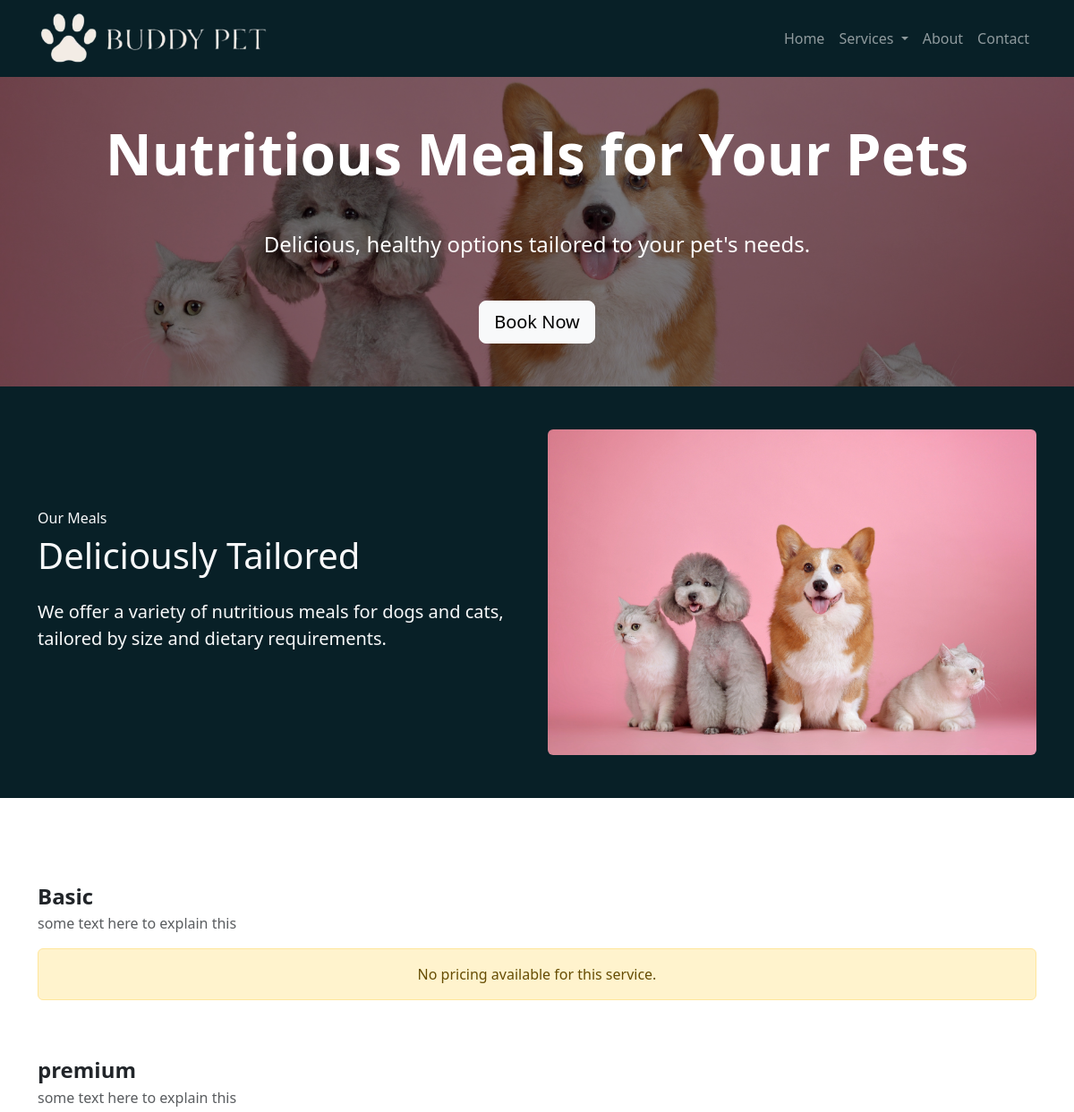
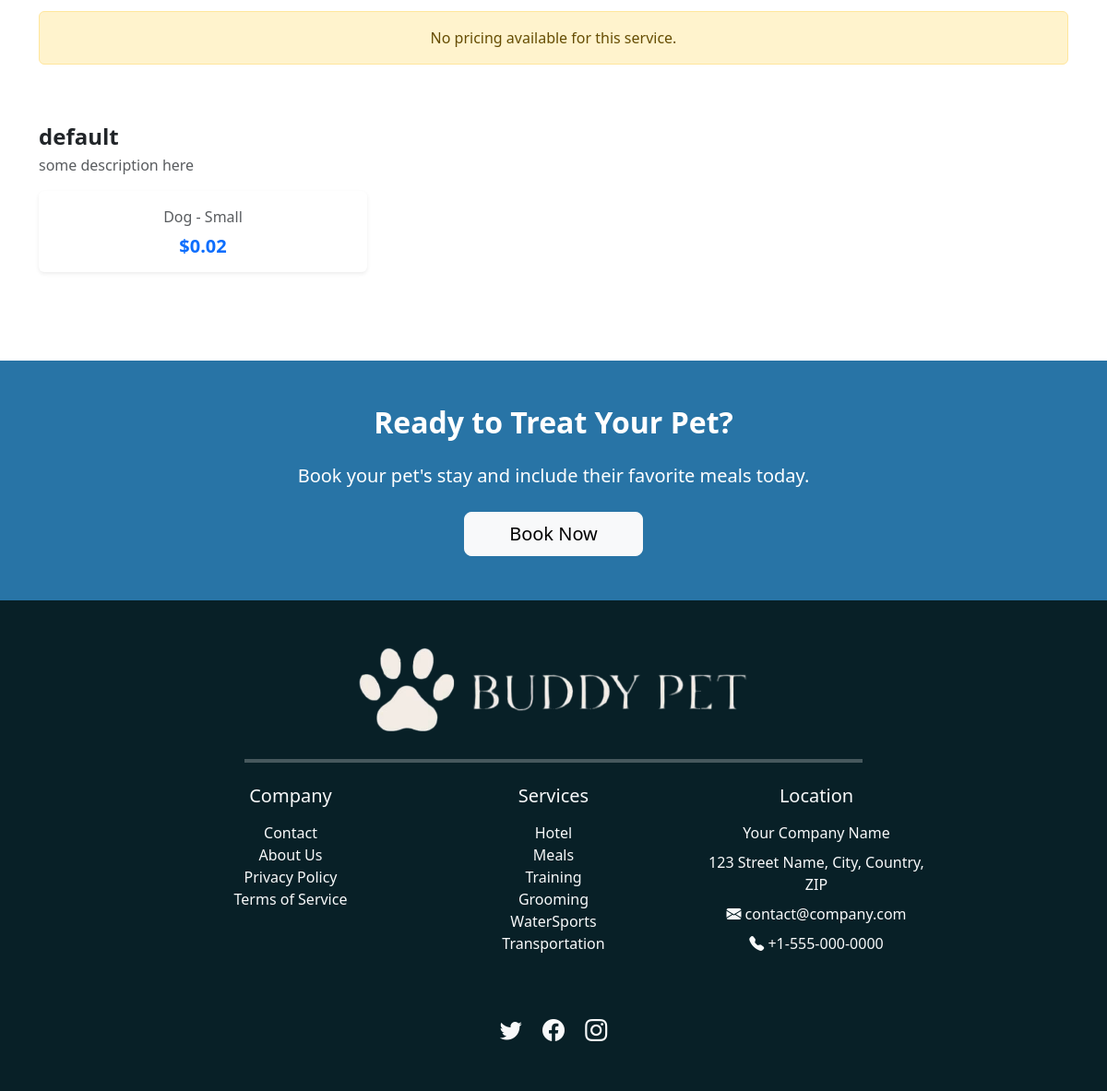
Screenshot of /meals/ with the database file from the repository (2 pictures, top to bottom).
### branding/models.py (models this page shows, shortened)
class Branding(models.Model):
    company_name = models.CharField(max_length=255, default="Your Company Name",
                                    help_text="Enter the full name of the company.")
    company_email = models.EmailField(default="contact@company.com",
                                      help_text="Enter the official company email address.")
    company_phone = models.CharField(max_length=20, default="+1-555-000-0000",
                                     help_text="Enter the company’s contact number (e.g., +1-555-000-0000).")
    company_address = models.TextField(default="123 Street Name, City, Country, ZIP",
                                       help_text="Enter the full address of the company, including city and ZIP code.")
    logo = models.ImageField(upload_to="branding/", default="default/default_logo.png",
                             help_text="Upload the website logo.")
    favicon = models.ImageField(upload_to="branding/", default="default/default_icon.ico",
                                help_text="Upload the favicon (ICO or PNG).")
    video = models.FileField(upload_to="branding/videos/", default="default/default_video.mp4", blank=True, null=True,
                             help_text="Upload a promotional or branding video file.")
    meta_keywords = models.CharField(max_length=255, blank=True,
                                     default="generic, branding, business, website, company",
                                     help_text="Enter meta keywords for SEO (comma-separated).")
    meta_description = models.TextField(blank=True, default="Enter a meta description for SEO.",
                                        help_text="Enter a meta description for SEO.")
    twitter_link = models.URLField(blank=True, default="https://twitter.com/yourcompany",
                                   help_text="Link to your Twitter profile.")
    facebook_link = models.URLField(blank=True, default="https://facebook.com/yourcompany",
                                    help_text="Link to your Facebook page.")
    instagram_link = models.URLField(blank=True, default="https://instagram.com/yourcompany",
                                     help_text="Link to your Instagram profile.")
    class Meta:
        verbose_name = "Branding"
        verbose_name_plural = "Branding"

### meals/models.py (models this page shows, shortened)
class MealsPage(models.Model):
    DEFAULT_IMAGE = 'default/placeholder.jpg'
    hero_title = models.CharField(max_length=100, default="Nutritious Meals for Your Pets")
    hero_subheading = models.CharField(max_length=255, default="Delicious, healthy options tailored to your pet's needs.")
    hero_image = models.ImageField(upload_to='meals/', blank=True, null=True, default=DEFAULT_IMAGE)
    our_meals_title = models.CharField(max_length=100, default="Deliciously Tailored")
    our_meals_subheading = models.TextField(default="We offer a variety of nutritious meals for dogs and cats, tailored by size and dietary requirements.")
    our_meals_image = models.ImageField(upload_to='meals/', blank=True, null=True, default=DEFAULT_IMAGE)
    meals_info_title = models.CharField(max_length=100, default="Meal Options & Pricing")
    meals_info_description = models.TextField(default="From premium kibble to gourmet cooked meals, we cater to all sizes and breeds. Pricing varies based on animal size.")
    cta_title = models.CharField(max_length=100, default="Ready to Treat Your Pet?")
    cta_subheading = models.TextField(default="Book your pet's stay and include their favorite meals today.")
    class Meta:
        verbose_name = "Meals Page Content"
        verbose_name_plural = "Meals Page Content"

class Service(models.Model):
    title = models.CharField(max_length=255)
    description = models.TextField()
    class Meta:
        verbose_name = "Services"
        verbose_name_plural = "Services"

class AnimalSize(models.Model):
    SIZE_CHOICES = (
        ('small', 'Small'),
        ('medium', 'Medium'),
        ('large', 'Large'),
    )
    ANIMAL_CHOICES = (
        ('dog', 'Dog'),
        ('cat', 'Cat'),
    )
    animal = models.CharField(max_length=50, choices=ANIMAL_CHOICES)
    size = models.CharField(max_length=50, choices=SIZE_CHOICES)
    service = models.ForeignKey(Service, on_delete=models.CASCADE)
    price = models.DecimalField(max_digits=5, decimal_places=2)
    class Meta:
        verbose_name = "Prices"
        verbose_name_plural = "Prices"

### meals/views.py (the view)
# urls.py: path('meals/', MealView.as_view(), name='meals'),
class MealView(TemplateView):
    template_name = 'meals.html'
    def get_context_data(self, **kwargs):
        context = super().get_context_data(**kwargs)
        context = {
            "branding": Branding.objects.first(),
            "service": Service.objects.all(),
            "meals": MealsPage.objects.first(),
        }
        return context

### meals/templates/meals.html (shortened to what this page needs)
{% extends "base.html" %}
    {% block extra_head %}
    {% load static %}
    <link rel="stylesheet" type="text/css" href="{% static 'home.css' %}">
    <link rel="stylesheet" type="text/css" href="{% static 'base.css' %}">
    {% endblock %}
{% block content %}
<body class="bg-light">
    <section class="hero-section pb-5 bg-primary text-white text-center d-flex justify-content-center align-items-center"
             style="background-image: url('{{ meals.hero_image.url }}'); background-size: cover; background-position: center; position: relative;">
        <div class="overlay d-flex justify-content-center align-items-center"
             style="position: absolute; top: 0; left: 0; width: 100%; height: 100%; background-color: rgba(0, 0, 0, 0.5); z-index: 1;"></div>
        <div class="container text-center" style="position: relative; z-index: 2;">
            <h1 class="display-3 fw-bold my-5">{{ meals.hero_title }}</h1>
            <h4 class="mb-5">{{ meals.hero_subheading }}</h4>
            <a href="{% url 'select_dates' %}" class="btn btn-light btn-lg">Book Now</a>
        </div>
    </section>
    <section class="our-meals-section py-5 text-light" style="background-color: #082027;">
        <div class="container">
            <div class="row align-items-center">
                <div class="col-md-6">
                    <h6>Our Meals</h6>
                    <h2 class="display-6 font-weight-bold mb-4">{{meals.our_meals_title}}</h2>
                    <p class="lead mb-4">{{meals.our_meals_subheading}}</p>
                </div>
                <div class="col-md-6">
                    <img src="{{ meals.our_meals_image.url }}" alt="Our Meals" class="img-fluid rounded w-100">
                </div>
            </div>
        </div>
    </section>
    <section class="py-5 text-dark bg-white">
        <div class="container">
            {% for service in service %}
                <div class="mb-5">
                    <div class="d-flex align-items-center mb-3">
                        <div class="flex-grow-1">
                            <h4 class="fw-semibold mb-1">{{ service.title }}</h4>
                            <p class="mb-0 text-muted">{{ service.description }}</p>
                        </div>
                    </div>
                    <div class="row g-4">
                        {% for size in service.animalsize_set.all %}
                            <div class="col-md-4">
                                <div class="card h-100 shadow-sm border-0">
                                    <div class="card-body d-flex flex-column justify-content-center text-center">
                                        <p class="text-muted mb-2">{{ size.get_animal_display }} - {{ size.get_size_display }}</p>
                                        <h5 class="fw-bold text-primary mb-0">${{ size.price|floatformat:2 }}</h5>
                                    </div>
                                </div>
                            </div>
                        {% empty %}
                            <div class="col-12">
                                <div class="alert alert-warning text-center" role="alert">
                                    No pricing available for this service.
                                </div>
                            </div>
                        {% endfor %}
                    </div>
                </div>
            {% empty %}
                <div class="text-center">
                    <p class="text-muted">No meal services found.</p>
                </div>
            {% endfor %}
        </div>
    </section>
    <section class="py-5 text-center text-white" style="background-color: #2874a6;">
        <div class="container">
            <h2 class="fw-bold mb-4">{{meals.cta_title}}</h2>
            <p class="lead mb-4">{{meals.cta_subheading}}</p>
            <a href="{% url 'select_dates' %}" class="btn btn-light btn-lg px-5">Book Now</a>
        </div>
    </section>
</body>
{% endblock %}

### home/templates/base.html (shortened to what this page needs)
<!DOCTYPE html>
<html lang="en">
<head>
    {% load static %}
    <link rel="stylesheet" type="text/css" href="{% static 'base.css' %}">
    <link href="https://cdn.jsdelivr.net/npm/bootstrap@5.3.2/dist/css/bootstrap.min.css" rel="stylesheet">
    <link rel="stylesheet" href="https://cdn.jsdelivr.net/npm/bootstrap-icons/font/bootstrap-icons.css">
    {% block extra_head %}{% endblock %}
</head>
<body class="bg-light">
    <nav class="navbar navbar-expand-lg navbar-dark" style="background-color: #082027; z-index: 1000;">
        <div class="container">
            <a class="navbar-brand" href="/">
                <img src="{{ branding.logo.url }}" alt="{{ branding.company_name }}" class="img-fluid" style="max-height: 60px;">
            </a>
            <div class="collapse navbar-collapse" id="navbarNav">
                <ul class="navbar-nav ms-auto">
                    <li class="nav-item"><a class="nav-link" href="/">Home</a></li>
                    <li class="nav-item dropdown">
                        <a class="nav-link dropdown-toggle" id="navbarDropdown" role="button" data-bs-toggle="dropdown" aria-expanded="false" href="{% url 'services' %}">
                            Services
                        </a>
                    </li>
                    <li class="nav-item"><a class="nav-link" href="{% url 'about_us' %}">About</a></li>
                    <li class="nav-item"><a class="nav-link" href="{% url 'contact' %}">Contact</a></li>
                </ul>
            </div>
        </div>
    </nav>
    {% block content %} {% endblock %}
    <footer class="text-light py-5 pt-5" style="background-color: #082027;">
        <div class="container">
            <div class="row justify-content-center text-center">
                <div class="col-12 text-center mb-4">
                    <img src="{{ branding.logo.url }}" alt="{{ branding.company_name }}" class="img-fluid" style="max-height: 100px;">
                </div>
                <div class="col-12 text-center text-light mb-4">
                    <hr class="border-bottom border-2 border-white" style="width: 60%; margin: 0 auto;">
                </div>
                <div class="col-md-3 text-center mb-3">
                    <h5 class="mb-3">Company</h5>
                    <ul class="list-unstyled">
                        <li><a href="{% url 'contact' %}" class="text-light text-decoration-none">Contact</a></li>
                        <li><a href="{% url 'about_us' %}" class="text-light text-decoration-none">About Us</a></li>
                        <li><a href="{% url 'privacy_policy' %}" class="text-light text-decoration-none">Privacy Policy</a></li>
                        <li><a href="{% url 'terms_of_service' %}" class="text-light text-decoration-none">Terms of Service</a></li>
                    </ul>
                </div>
                <div class="col-md-3 text-center mb-3">
                    <h5 class="mb-3">Services</h5>
                    <ul class="list-unstyled">
                        <li><a href="{% url 'hotel' %}" class="text-light text-decoration-none">Hotel</a></li>
                        <li><a href="{% url 'meals' %}" class="text-light text-decoration-none">Meals</a></li>
                        <li><a href="{% url 'training' %}" class="text-light text-decoration-none">Training</a></li>
                        <li><a href="{% url 'grooming' %}" class="text-light text-decoration-none">Grooming</a></li>
                        <li><a href="{% url 'water_sports' %}" class="text-light text-decoration-none">WaterSports</a></li>
                        <li><a href="{% url 'transportation' %}" class="text-light text-decoration-none">Transportation</a></li>
                    </ul>
                </div>
                <div class="col-md-3 text-center text-light mb-4">
                    <h5 class="mb-3">Location</h5>
                    <p class="text-light mb-2">{{branding.company_name}}</p>
                    <p class="text-light mb-2">{{branding.company_address}}</p>
                    <a href="mailto:{{branding.company_email}}" class="text-light text-decoration-none mb-2 d-block">
                        <i class="bi bi-envelope-fill"></i> {{branding.company_email}}
                    </a>
                    <p>
                        <a href="tel:{{branding.company_phone}}" class="text-light text-decoration-none">
                            <i class="bi bi-telephone-fill"></i> {{branding.company_phone}}
                        </a>
                    </p>
                </div>
            </div>
            <div class="text-center mt-4">
                <a href="{{branding.twitter_link}}" class="text-light me-3 fs-4 text-decoration-none">
                    <i class="bi bi-twitter"></i>
                </a>
                <a href="{{branding.facebook_link}}" class="text-light me-3 fs-4 text-decoration-none">
                    <i class="bi bi-facebook"></i>
                </a>
                <a href="{{branding.instagram_link}}" class="text-light fs-4 text-decoration-none">
                    <i class="bi bi-instagram"></i>
                </a>
            </div>
        </div>
    </footer>
</body>
</html>

### rows the page displays
Branding: logo (placeholder picture), company_name "Your Company Name", company_address "123 Street Name, City, Country, ZIP", company_email "contact@company.com", company_phone "+1-555-000-0000"
MealsPage: hero_image (placeholder picture), hero_title "Nutritious Meals for Your Pets", hero_subheading "Delicious, healthy options tailored to your pet's needs.", our_meals_title "Deliciously Tailored", our_meals_subheading "We offer a variety of nutritious meals for dogs and cats, tailored by size and dietary requirements.", our_meals_image (placeholder picture), cta_title "Ready to Treat Your Pet?", cta_subheading "Book your pet's stay and include their favorite meals today."
Service: title "Basic", description "some text here to explain this"
Service: title "premium", description "some text here to explain this"
Service: title "default", description "some description here"
AnimalSize: animal "Dog", size "Small", price "0.02"
